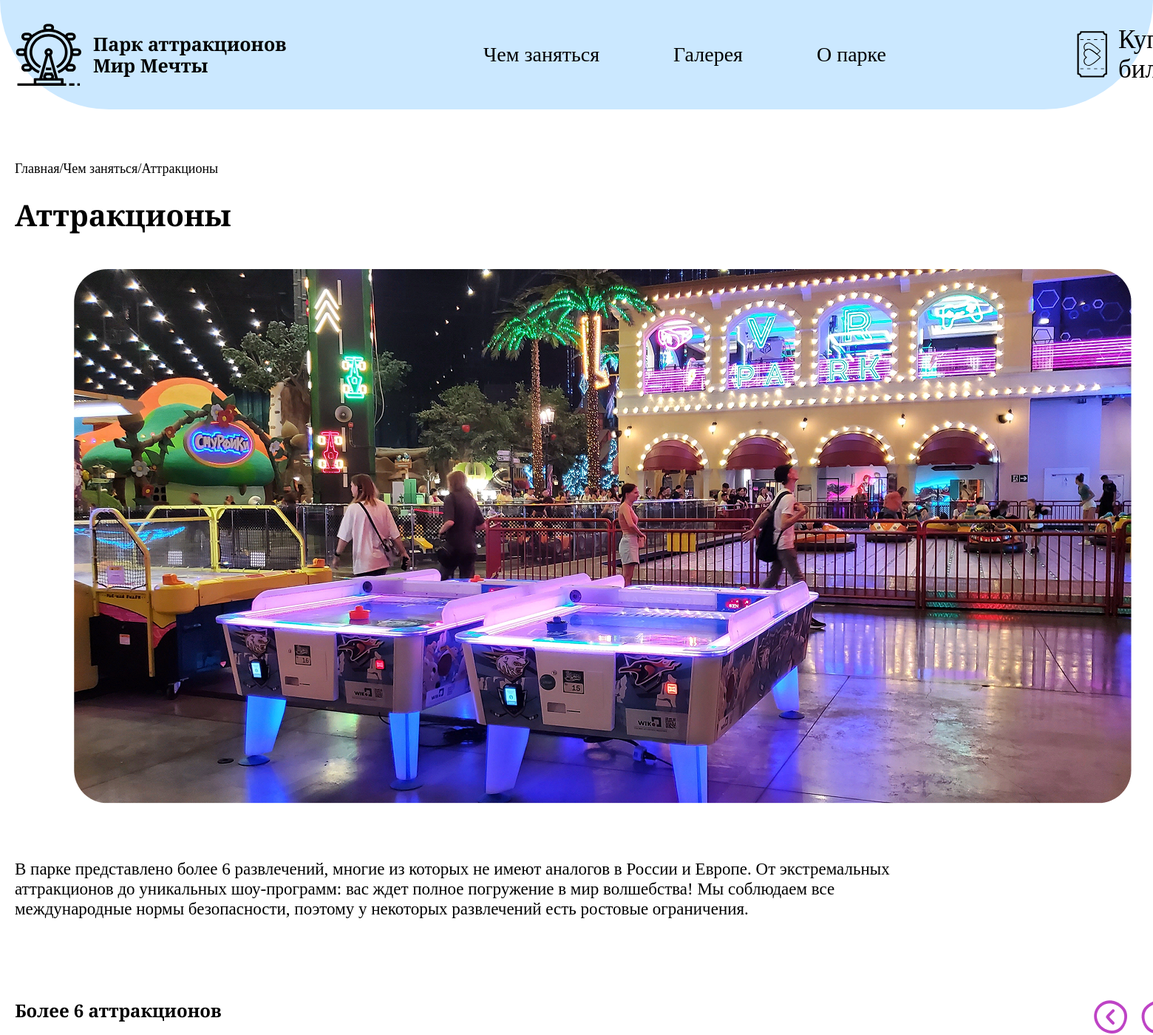
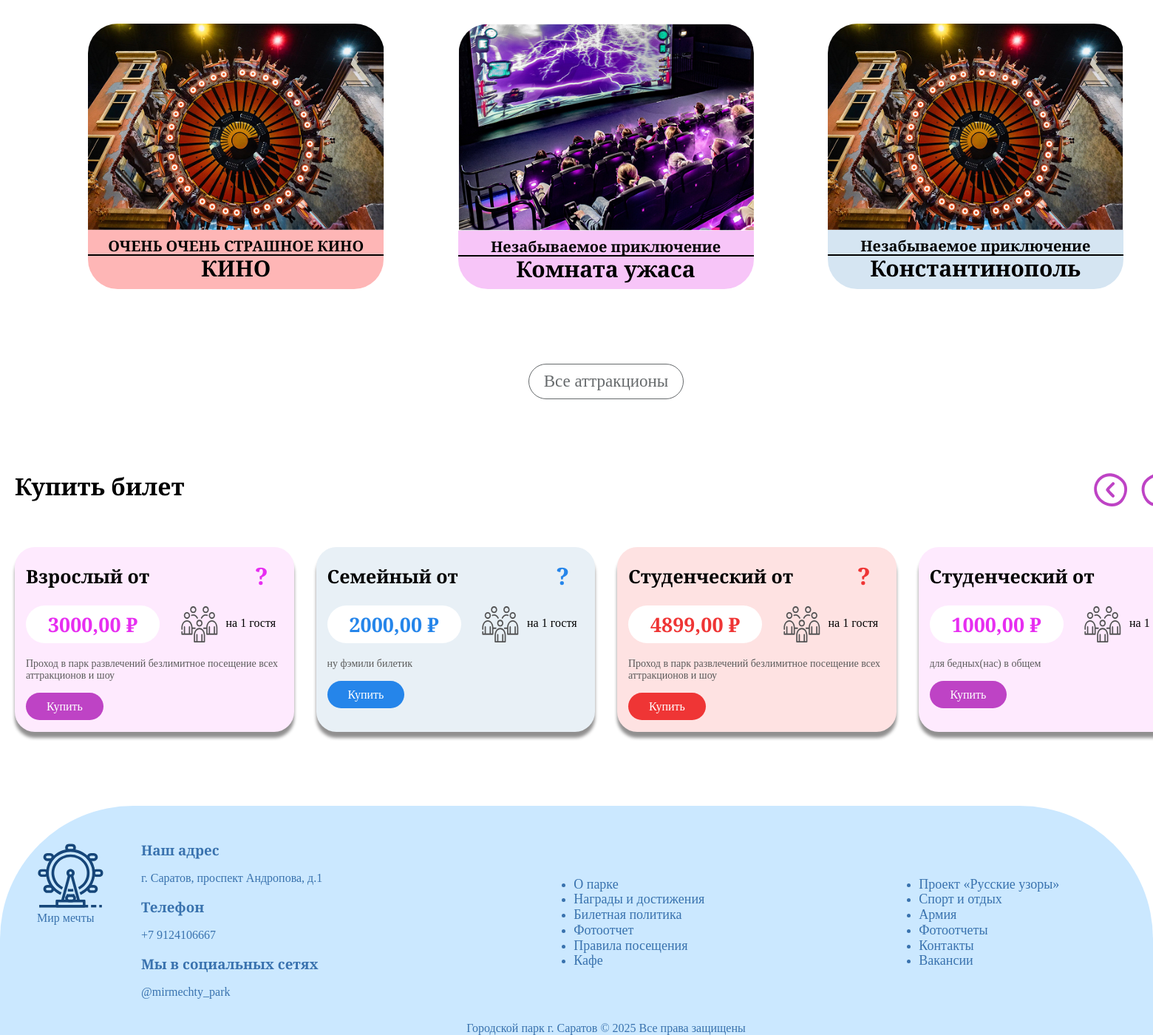
/small/, run on the app's committed database (2 pictures, top to bottom).
### gagi_app/models.py (models this page shows, shortened)
class Attractions(models.Model):
    PLAYGROUND_CHOICES = [
        ('small', 'Малая площадка'),
        ('big', 'Большая площадка'),
    ]
    CAPACITY_CHOICES = [
        (10, '10 человек'),
        (15, '15 человек'),
        (20, '20 человек')
    ]
    DURATION_CHOICES = [
        (3, '3 минуты'),
        (6, '6 минут'),
        (10, '10 минут'),
        (8, '8 минут'),
        (15, '15 минут')
    ]
    name = models.CharField('Название', max_length=100, unique=True)
    description = models.TextField('Описание', blank=True, null=True)
    min_height = models.IntegerField('Минимальный рост (см)', null=True, blank=True)
    max_height = models.IntegerField('Максимальный рост (см)', null=True, blank=True)
    min_age = models.IntegerField('Минимальный возраст', null=True, blank=True)
    activity_status = models.BooleanField('Статус активности', default=True)
    playground_type = models.CharField('Тип площадки', max_length=10, choices=PLAYGROUND_CHOICES, default='small')
    capacity = models.IntegerField('Вместимость (чел)', choices=CAPACITY_CHOICES)
    duration_minutes = models.IntegerField('Продолжительность (мин)', null=True, blank=True)
    staff = models.ForeignKey(Staff, on_delete=models.SET_NULL, null=True, blank=True, verbose_name='Ответственный сотрудник')
    main_image = models.ImageField('Главное изображение', upload_to='attraction_images/', null=True, blank=True)
    class Meta:
        verbose_name = "Аттракцион"
        verbose_name_plural = "Аттракционы"
        ordering = ["name"]

class TicketTypes(models.Model):
    NAME_CHOICES = [
        ('child', 'Детский'),
        ('adult', 'Взрослый'),
        ('family', 'Семейный'),
        ('student', 'Студенческий'),
        ('other', 'Другое')
    ]
    name = models.CharField('Название', max_length=50, choices=NAME_CHOICES)
    price = models.DecimalField('Цена', max_digits=10, decimal_places=2)
    validity_duration = models.IntegerField('Срок действия (дни)', default=1)
    description = models.TextField('Описание', blank=True, null=True)
    quantity = models.CharField('Количество гостей', max_length=50, default='1 гость')
    class Meta:
        verbose_name = "Тип билета"
        verbose_name_plural = "Типы билетов"
        ordering = ["name"]

### gagi_app/views.py (the view)
# urls.py: path('small/', page2, name='page2'),
def page2(request):
    attractions = Attractions.objects.filter(activity_status=True)
    context = {
        'attractions': attractions,
        'attractions_count': attractions.count(),
        'attraction_examples': attractions[:3],
        'ticket_types': TicketTypes.objects.all(),
        'user': get_user_from_session(request),
    }
    return render(request, 'page2.html', context)

### gagi_app/views.py (called while the page is built)
def get_user_from_session(request):
    if 'user_id' in request.session:
        try:
            return Users.objects.get(id=request.session['user_id'])
        except Users.DoesNotExist:
            return None
    return None

### gagi_app/templates/page2.html
{% extends "base.html" %}
{% load static %}
{% block main %}
<div class="container">
    <section class="small-playground">
        <div class="small-info">
            <ul class="small-list">
                <li class="small-item"><a href="{% url 'page1' %}" class="small1-link">Главная</a></li>
                <li class="small-item"><a href="http://127.0.0.1:8000/#GET_BUSY" class="small2-link">/Чем заняться</a></li>
                <li class="small-item"><a href="#" class="small3-link">/Аттракционы</a></li>
            </ul>
            <h2 class="small-title">Аттракционы</h2>
        </div>
        <div class="info">
            <img src="{% static 'images/small.png' %}" alt="" class="small-img">
            <p class="small-text">В парке представлено более {{ attractions_count }} развлечений, многие из которых не имеют аналогов
                в России и Европе.
                От экстремальных аттракционов до уникальных шоу-программ: вас ждет полное погружение в мир
                волшебства!
                Мы соблюдаем все международные нормы безопасности, поэтому у некоторых развлечений есть ростовые
                ограничения.
            </p>
        </div>
    </section>
    <section class="more-atraction">
        <div class="head-more">
            <h2 class="more-title">Более {{ attractions_count }} аттракционов</h2>
            <div class="right-left">
                <a href="" class="attraction-link-s">
                    <img src="{% static 'images/right.png' %}" alt="" class="atraction-link-img">
                </a>
                <a href="" class="attraction-link">
                    <img src="{% static 'images/left.png' %}" alt="" class="atraction-link-img">
                </a>
            </div>
        </div>
        <div class="atr">
            {% for attraction in attraction_examples %}
            <div class="atr-card">
                {% if attraction.main_image %}
                <img src="{{ attraction.main_image.url }}" alt="{{ attraction.name }}" class="preview-atr">
                {% else %}
                    <img src="{% static 'images/big.png' %}" alt="{{ attraction.name }}" class="preview-atr">
                {% endif %}
                <div class="art-text-{{ forloop.counter }}">
                    <p class="art-card-text">{{ attraction.description|default:"Незабываемое приключение" }}</p>
                    <h4 class="title-art-card">{{ attraction.name }}</h4>
                </div>
            </div>
            {% endfor %}
        </div>
        <div class="all-atraction">
            <a href="#" class="all">Все аттракционы</a>
        </div>
    </section>
    <section class="attraction">
        <div class="head-attraction">
            <h2 class="attraction-title">Купить билет</h2>
            <div class="right-left">
                <a href="" class="attraction-link-s">
                    <img src="{% static 'images/right.png' %}" alt="" class="atraction-link-img">
                </a>
                <a href="" class="attraction-link">
                    <img src="{% static 'images/left.png' %}" alt="" class="atraction-link-img">
                </a>
            </div>
        </div>
        <div class="type-tickets">
            {% for ticket_type in ticket_types %}
            <div class="type{% if forloop.counter == 2 %}-blue{% elif forloop.counter == 3 %}-orange{% endif %}">
                <div class="type-head">
                    <h3 class="type-title">{{ ticket_type.get_name_display }} от</h3>
                    <strong class="right-what{% if forloop.counter == 2 %}-blue{% elif forloop.counter == 3 %}-orange{% endif %}">?</strong>
                </div>
                <div class="price-type">
                    <strong class="text-type{% if forloop.counter == 2 %}-blue{% elif forloop.counter == 3 %}-orange{% endif %}">
                        {{ ticket_type.price }} ₽
                    </strong>
                    <div class="guist">
                        <img src="{% static 'images/guist.svg' %}" alt="" class="price-img">
                        <p class="guist-text">на 1 гостя</p>
                    </div>
                </div>
                <p class="type-tickets-text">{{ ticket_type.description|default:"Проход в парк развлечений безлимитное посещение всех аттракционов и шоу" }}</p>
                <a href="{% url 'page4' %}" class="type-buy{% if forloop.counter == 2 %}-blue{% elif forloop.counter == 3 %}-orange{% endif %}">Купить</a>
            </div>
            {% endfor %}
        </div>
    </section>
</div>
{% endblock %}

### gagi_app/static/css/style.css (style rules this page uses)
a { text-decoration: none; color: #000 }
h1, h2, p { margin: 0; }
li { list-style: none; }
body { font-family: "Cormorant Infant", serif; }
.container { margin: 0 auto; padding: 0 20px; width: 1600px; }
h4 { display: inline; }
.type-title { display: inline; font-size: 26px; min-width: 300px; }
.small-info { margin: 70px 0 50px 0; }
.small1-link { font-size: 18px; transition: all, 0.5s; }
.small2-link { font-size: 18px; transition: all, 0.5s; }
.small3-link { font-size: 18px; transition: all, 0.5s; }
.small-title { margin-top: 30px; font-size: 40px; }
.small-img { margin-left: 80px; margin-bottom: 70px; }
.small-text { font-size: 23px; line-height: 27px; width: 1200px; }
.small-list { display: flex; padding: 0; }
.small-playground { margin-bottom: 110px; }
.head-attraction { display: flex; justify-content: space-between; margin-bottom: 50px; }
.right-left { margin-right: 30px; }
.attraction-title { font-size: 32px; }
.attraction-link-s { margin-right: 15px; }
.type { background-color: #FEEAFE; border-radius: 27px; width: 400px; min-height: 235px; height: auto; padding: 0 15px 15px 15px; box-shadow: 0 8px 4px #919090; }
.type-head { display: flex; align-items: center; justify-content: space-between; }
.type-title { font-size: 25px; }
.right-what { font-size: 32px; margin-right: 20px; color: #E72EF1; }
.text-type { display: inline; font-size: 27px; color: #E72EF1; border-radius: 27px; padding: 10px 30px; background-color: #fff; }
.price-type { display: flex; justify-content: space-between; margin-bottom: 20px; }
.guist-text { width: 100px; padding-top: 15px; }
.guist { display: flex; gap: 10px; }
.type-tickets-text { color: #5B5B5B; font-size: 14px; margin-bottom: 25px; box-sizing: border-box; white-space: wrap; overflow: hidden; text-overflow: ellipsis; }
.type-buy { color: #fff; border-radius: 40px; background-color: #BE43C5; padding: 10px 28px; transition: all 0.5s; }
.type-tickets { display: flex; gap: 30px; min-width: 40%; }
.type-blue { background-color: #E8F0F6; border-radius: 27px; width: 400px; min-height: 235px; height: auto; padding: 0 15px 15px 15px; box-shadow: 0 8px 4px #919090; }
.right-what-blue { font-size: 32px; margin-right: 20px; color: #2585EA; }
.text-type-blue { display: inline; font-size: 27px; color: #2585EA; border-radius: 27px; padding: 10px 30px; background-color: #fff; }
.type-buy-blue { color: #fff; border-radius: 40px; background-color: #2585EA; padding: 10px 28px; }
.type-orange { background-color: #FEE2E2; border-radius: 27px; width: 400px; min-height: 235px; height: auto; padding: 0 15px 15px 15px; box-shadow: 0 8px 4px #919090; }
.right-what-orange { font-size: 32px; margin-right: 20px; color: #EF3535; }
.text-type-orange { display: inline; font-size: 27px; color: #EF3535; border-radius: 27px; padding: 10px 30px; background-color: #fff; }
.type-buy-orange { color: #fff; border-radius: 40px; background-color: #EF3535; padding: 10px 28px; }
.attraction { margin-bottom: 100px; }
.preview-atr { border-top-left-radius: 40px; border-top-right-radius: 40px; width: 400.5px; }
.atr-card { display: flex; flex-direction: column; width: 400px; }
.art-card-text { font-weight: 700; }
.title-art-card { font-size: 30px; border-top: 2px solid #000; }
.art-text-1 { background-color: #FEB6B6; width: 400px; text-align: center; padding: 10px 0 10px 0; display: flex; flex-direction: column; font-size: 20px; border-bottom-right-radius: 40px; border-bottom-left-radius: 40px; }
.art-text-2 { background-color: #F7C5F8; width: 400px; text-align: center; padding: 10px 0 10px 0; display: flex; flex-direction: column; font-size: 20px; border-bottom-right-radius: 40px; border-bottom-left-radius: 40px; }
.art-text-3 { background-color: #D5E5F2; width: 400px; text-align: center; padding: 10px 0 10px 0; display: flex; flex-direction: column; font-size: 20px; border-bottom-right-radius: 40px; border-bottom-left-radius: 40px; }
.title-art-card { margin: 0; }
.atr { padding-top: 30px; display: grid; grid-template-columns: repeat(auto-fill, 401px); grid-template-rows: repeat(auto-fill, 380px); justify-content: space-evenly; }
.head-more { display: flex; justify-content: space-between; }
.all-atraction { display: flex; justify-content: center; margin: 80px 0 100px 0; }
.all { font-size: 23px; border: 1px solid #666A6C; color: #666A6C; border-radius: 45px; padding: 10px 20px; transition: all, 0.7s; }

### data on the page
Attractions: main_image (picture), description "ОЧЕНЬ ОЧЕНЬ СТРАШНОЕ КИНО", name "КИНО"
Attractions: main_image (picture), description "Незабываемое приключение", name "Комната ужаса"
Attractions: main_image (picture), description "Незабываемое приключение", name "Константинополь"
TicketTypes: name "Взрослый", price "3000,00", description "Проход в парк развлечений безлимитное посещение всех аттракционов и шоу"
TicketTypes: name "Семейный", price "2000,00", description "ну фэмили билетик"
TicketTypes: name "Студенческий", price "4899,00", description "Проход в парк развлечений безлимитное посещение всех аттракционов и шоу"
TicketTypes: name "Студенческий", price "1000,00", description "для бедных(нас) в общем"

### other printed values
{{ attractions_count }} "6"
